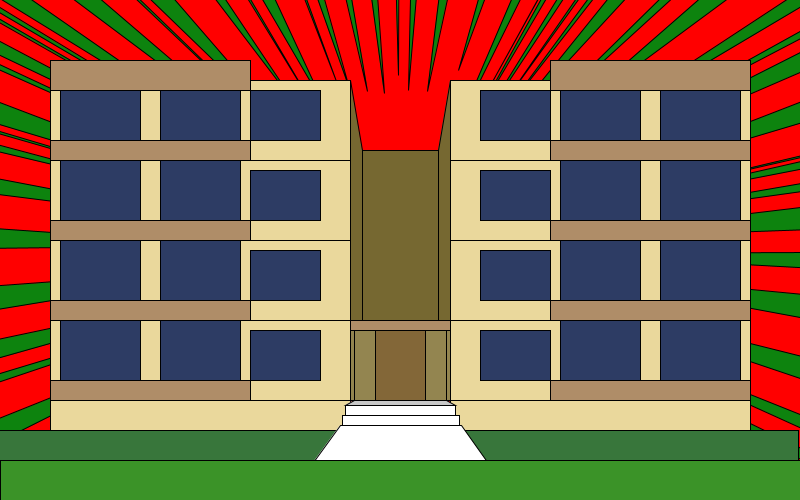
Frame 1 (no input)
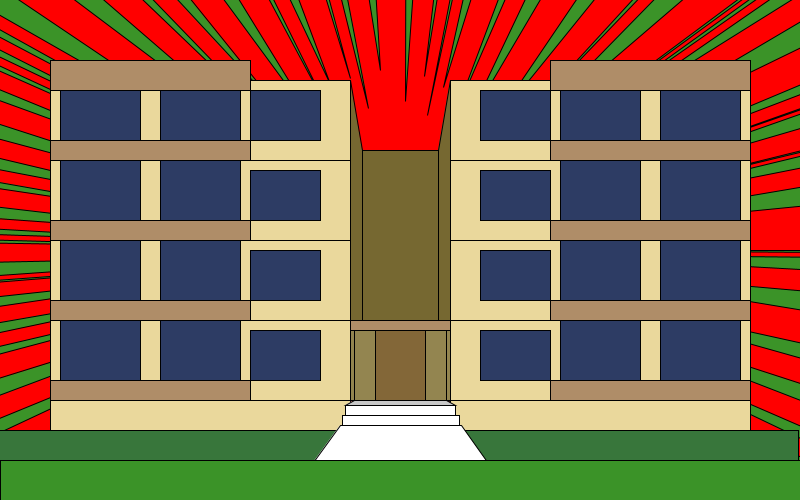
Frame 60 (the mouse pressed at the canvas centre just before this capture)
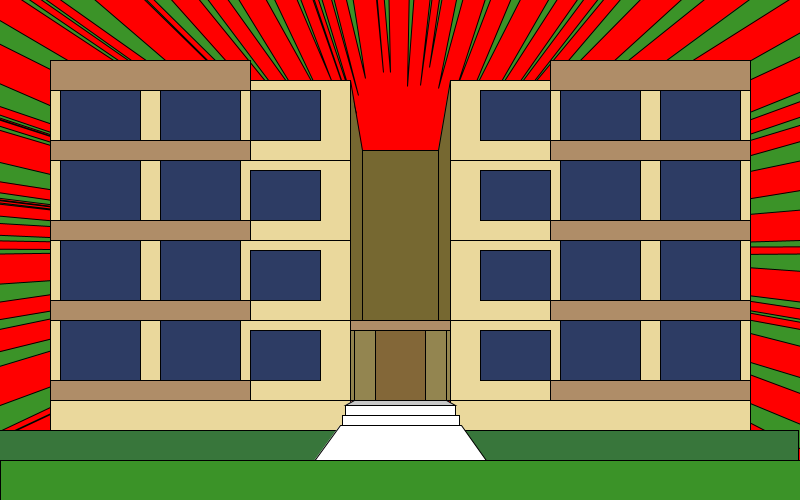
Frame 120 (the mouse held since frame 60 and released just before this capture)

The Processing sketch that drew these frames (run headless with seeded random() and noise(); from frame 60 on, the mouse is pressed at the canvas centre):

// Processing sketch: processing_123724
// ── processing_123724.pde



LineworkDrawer ld = new LineworkDrawer();
float in_r, out_r, max_span;
PVector center_loc;

void setup(){
   size( 800, 500 );
   smooth();
   frameRate( 15 );
   fill( 13,131,14);
   

   in_r = width / 5;
   out_r = sqrt( pow( width, 2 ) + pow( height, 2 ) );
   max_span = TWO_PI / 80;
   
   center_loc = new PVector( width / 2, height / 2 );
}

void draw(){
   background(255,0,0 );
   ld.saturation( center_loc );


for(int b=50;b<700;b=b+400){  // repetição da parte amarela
for(int a= 80;a<450;a=a+80) {
rect(50,a,300,80);
rect(b,a,300,80);
}fill(234,216,156);
}

for( int b=50; b<750; b=b+500) {  //repetição rect marrom. onde planta flor
for(int a=140; a<500 ; a=a+80){
  rect(50,a,200,20);
  rect(b,a,200,20);
}fill(175,141,104);
}
rect(350,320,100,80);
 rect(350,320,100,10);//lance
 
  fill(56,118,59);
  rect(-2,430,800,100);
  
  fill(255);
 rect(345,405,110,10); //escadas
 rect(342,415,117,10);

fill(255);
 quad(340,425,461,425,500,480,300,480);
 fill(200);
 quad(354,400,446,400,455,405,345,405);
 fill(147,133,80);
 rect(350,330,100,70);
 line(354,330,354,400);
 line(446,330,446,400);
 fill(131,103,56);
 rect(375,330,50,70);
 fill(118,104,49);
 quad(350,80,362,150,362,320,350,320);
 quad(438,150,450,80,450,320,438,320);
rect(362,150,76,170);
fill(45,60,100);
for(int b=560; b<800; b=b+500){
for(int a=80; a<400 ;a=a+80) {
 rect(60,a,80,60);
rect(160,a,80,60);
 rect(b,a,80,60);
rect(b+100,a,80,60);

}
}
fill(175,141,104);
for(int a=50; a<751 ; a=a+500) {
  rect(a,60,200,30);
}


fill(45,60,100);

 for(int b=480; b<550; b=b+1000){
 for(int a=90; a<400; a=a+80){
  rect(250,a,70,50); 
  rect(b,a,70,50);
 }
 }
 fill(59,147,40);
 rect(0,460,800,100);
 


  

}



class LineworkDrawer{
   LineworkDrawer(){
   }

   public void saturation( PVector loc ){
       float wid = 0;
       float tremor;
       for( float theta = 0 ; theta < TWO_PI; theta += wid ){
           wid = random( max_span );
           if( theta + wid <= TWO_PI ){
             tremor = random(0.8, 1.2);
             triangle( loc.x + cos( theta + wid / 2 ) * ( in_r * tremor ),
                       loc.y + sin( theta + wid / 2 ) * ( in_r * tremor ),
                       loc.x + cos( theta ) * out_r,
                       loc.y + sin( theta ) * out_r,
                       loc.x + cos( theta + wid ) * out_r,
                       loc.y + sin( theta + wid ) * out_r
                      );
             theta += wid;
           }
       }
   }
}
//usei como base a animação de nome "bokuhitsu", publicada no link: http://tinytintoto.tumblr.com/post/53599333566
